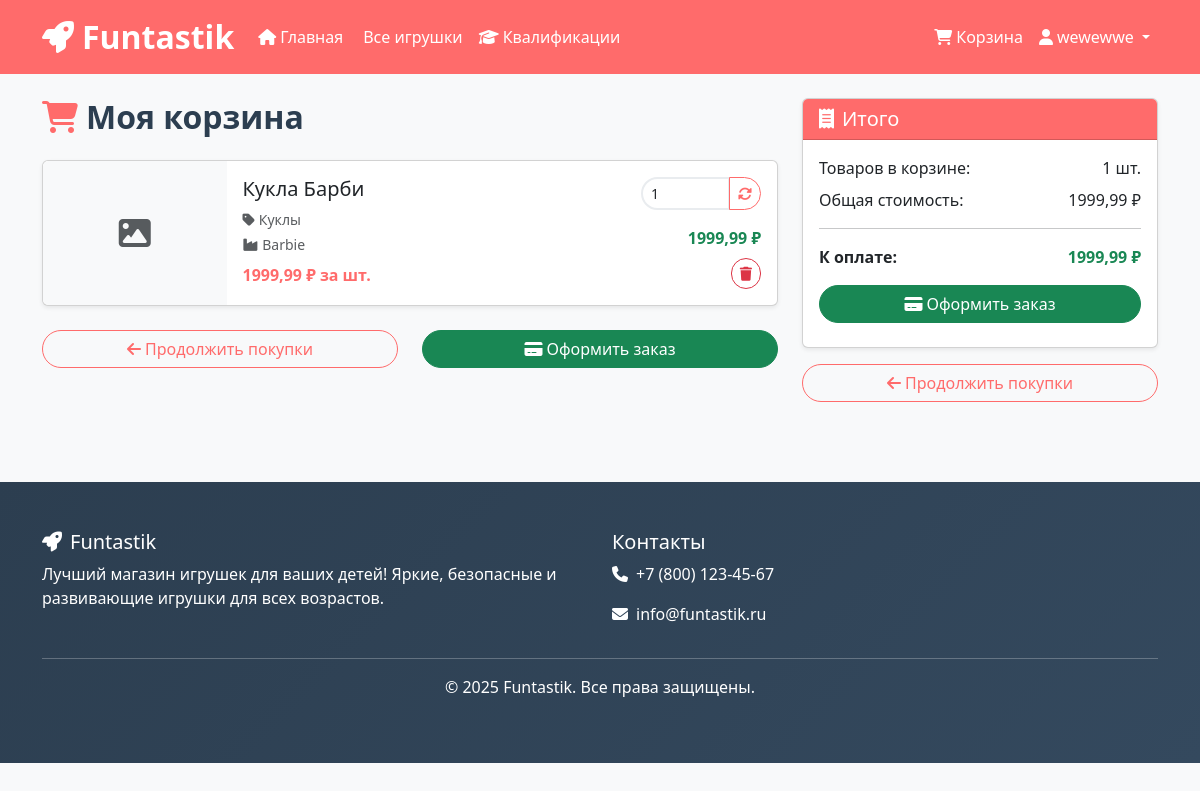
The app's page /cart/ (signed in) with its own data.
### store/models.py (models this page shows, shortened)
class CartItem(models.Model):
    корзина = models.ForeignKey(Cart, on_delete=models.CASCADE, verbose_name="Корзина")
    товар = models.ForeignKey(Product, on_delete=models.CASCADE, verbose_name="Товар")
    количество = models.PositiveIntegerField(verbose_name="Количество")
    добавлен = models.DateTimeField(auto_now_add=True, verbose_name="Дата добавления")
    class Meta:
        verbose_name = "Элемент корзины"
        verbose_name_plural = "Элементы корзины"
        unique_together = ['корзина', 'товар']
    def стоимость_элемента(self):
        return self.товар.цена * self.количество
    стоимость_элемента.short_description = "Стоимость элемента"

class Product(models.Model):
    название = models.CharField(max_length=200, verbose_name="Название товара")
    описание = models.TextField(verbose_name="Описание товара")
    фото_товара = models.ImageField(upload_to='products/', verbose_name="Фото товара", blank=True, null=True)
    цена = models.DecimalField(max_digits=10, decimal_places=2, verbose_name="Цена")
    количество_на_складе = models.IntegerField(verbose_name="Количество на складе")
    категория = models.ForeignKey(Category, on_delete=models.CASCADE, verbose_name="Категория")
    производитель = models.ForeignKey(Manufacturer, on_delete=models.CASCADE, verbose_name="Производитель")
    создан = models.DateTimeField(auto_now_add=True, verbose_name="Дата создания")
    обновлен = models.DateTimeField(auto_now=True, verbose_name="Дата обновления")
    class Meta:
        verbose_name = "Товар"
        verbose_name_plural = "Товары"
        ordering = ['-создан']

class Category(models.Model):
    название = models.CharField(max_length=100, verbose_name="Название категории")
    описание = models.TextField(blank=True, null=True, verbose_name="Описание")
    class Meta:
        verbose_name = "Категория товара"
        verbose_name_plural = "Категории товаров"

class Manufacturer(models.Model):
    название = models.CharField(max_length=100, verbose_name="Название производителя")
    страна = models.CharField(max_length=100, verbose_name="Страна")
    описание = models.TextField(blank=True, null=True, verbose_name="Описание")
    class Meta:
        verbose_name = "Производитель"
        verbose_name_plural = "Производители"

class Cart(models.Model):
    пользователь = models.OneToOneField(User, on_delete=models.CASCADE, verbose_name="Пользователь")
    дата_создания = models.DateTimeField(auto_now_add=True, verbose_name="Дата создания")
    class Meta:
        verbose_name = "Корзина"
        verbose_name_plural = "Корзины"
    def общая_стоимость(self):
        total = Decimal('0.00')
        for item in self.cartitem_set.all():
            total += item.стоимость_элемента()
        return total
    общая_стоимость.short_description = "Общая стоимость"

### store/views.py (the view)
# urls.py: path('cart/', views.cart_view, name='cart'),
@login_required
def cart_view(request):
    cart, created = Cart.objects.get_or_create(пользователь=request.user)
    return render(request, 'store/cart.html', {'cart': cart})

### templates/store/cart.html (shortened to what this page needs)
{% extends 'base.html' %}
{% load static %}
{% block content %}
<div class="container py-4">
    <div class="row">
        <div class="col-lg-8">
            <h2 class="fw-bold mb-4">
                <i class="fas fa-shopping-cart me-2 text-primary"></i>Моя корзина
            </h2>
            {% if cart.cartitem_set.all %}
                <div class="cart-items">
                    {% for item in cart.cartitem_set.all %}
                        <div class="card mb-3 shadow-sm">
                            <div class="row g-0">
                                <div class="col-md-3">
                                    {% if item.товар.фото_товара %}
                                        <img src="{{ item.товар.фото_товара.url }}" class="img-fluid rounded-start h-100"
                                             style="object-fit: cover;" alt="{{ item.товар.название }}">
                                    {% else %}
                                        <div class="bg-light h-100 d-flex align-items-center justify-content-center rounded-start">
                                            <i class="fas fa-image text-muted" style="font-size: 2rem;"></i>
                                        </div>
                                    {% endif %}
                                </div>
                                <div class="col-md-9">
                                    <div class="card-body">
                                        <div class="row">
                                            <div class="col-md-8">
                                                <h5 class="card-title">{{ item.товар.название }}</h5>
                                                <p class="text-muted small mb-1">
                                                    <i class="fas fa-tag me-1"></i>{{ item.товар.категория.название }}
                                                </p>
                                                <p class="text-muted small mb-2">
                                                    <i class="fas fa-industry me-1"></i>{{ item.товар.производитель.название }}
                                                </p>
                                                <p class="text-primary fw-bold mb-0">{{ item.товар.цена }} ₽ за шт.</p>
                                            </div>
                                            <div class="col-md-4 text-end">
                                                <div class="mb-3">
                                                    <form method="post" action="{% url 'update_cart_item' item.id %}" class="d-inline-block">
                                                        <div class="input-group" style="max-width: 120px;">
                                                            <input type="number" class="form-control form-control-sm"
                                                                   name="quantity" value="{{ item.количество }}"
                                                                   min="1" max="{{ item.товар.количество_на_складе }}">
                                                            <button type="submit" class="btn btn-outline-primary btn-sm">
                                                                <i class="fas fa-sync-alt"></i>
                                                            </button>
                                                        </div>
                                                    </form>
                                                </div>
                                                <div class="mb-2">
                                                    <strong class="text-success">{{ item.стоимость_элемента }} ₽</strong>
                                                </div>
                                                <form method="post" action="{% url 'remove_from_cart' item.id %}" class="d-inline-block">
                                                    <button type="submit" class="btn btn-outline-danger btn-sm"
                                                            onclick="return confirm('Удалить товар из корзины?')">
                                                        <i class="fas fa-trash"></i>
                                                    </button>
                                                </form>
                                            </div>
                                        </div>
                                    </div>
                                </div>
                            </div>
                        </div>
                    {% endfor %}
                </div>
                <div class="row mt-4">
                    <div class="col-md-6">
                        <a href="{% url 'product_list' %}" class="btn btn-outline-primary w-100 mb-2">
                            <i class="fas fa-arrow-left me-1"></i>Продолжить покупки
                        </a>
                    </div>
                    <div class="col-md-6">
                        <a href="{% url 'checkout' %}" class="btn btn-success w-100 mb-2">
                            <i class="fas fa-credit-card me-1"></i>Оформить заказ
                        </a>
                    </div>
                </div>
            {% endif %}
        </div>
        {% if cart.cartitem_set.all %}
            <div class="col-lg-4">
                <div class="card shadow-sm">
                    <div class="card-header bg-primary text-white">
                        <h5 class="mb-0"><i class="fas fa-receipt me-2"></i>Итого</h5>
                    </div>
                    <div class="card-body">
                        <div class="d-flex justify-content-between mb-2">
                            <span>Товаров в корзине:</span>
                            <span>{{ cart.cartitem_set.count }} шт.</span>
                        </div>
                        <div class="d-flex justify-content-between mb-3">
                            <span>Общая стоимость:</span>
                            <span>{{ cart.общая_стоимость }} ₽</span>
                        </div>
                        <hr>
                        <div class="d-flex justify-content-between mb-3">
                            <strong>К оплате:</strong>
                            <strong class="text-success">{{ cart.общая_стоимость }} ₽</strong>
                        </div>
                        <a href="{% url 'checkout' %}" class="btn btn-success w-100 mb-2">
                            <i class="fas fa-credit-card me-1"></i>Оформить заказ
                        </a>
                    </div>
                </div>
                <div class="mt-3">
                    <a href="{% url 'product_list' %}" class="btn btn-outline-primary w-100 mb-2">
                        <i class="fas fa-arrow-left me-1"></i>Продолжить покупки
                    </a>
                </div>
            </div>
        {% endif %}
    </div>
</div>
{% endblock %}

### templates/base.html (shortened to what this page needs)
{% load static %}
<!DOCTYPE html>
<html lang="ru">
<head>
    <link href="https://cdn.jsdelivr.net/npm/bootstrap@5.3.0/dist/css/bootstrap.min.css" rel="stylesheet">
    <link href="https://cdnjs.cloudflare.com/ajax/libs/font-awesome/6.4.0/css/all.min.css" rel="stylesheet">
    <link href="{% static 'css/style.css' %}" rel="stylesheet">
</head>
<body>
    <nav class="navbar navbar-expand-lg navbar-light bg-primary">
        <div class="container">
            <a class="navbar-brand text-white fw-bold fs-2" href="{% url 'index' %}">
                <i class="fas fa-rocket me-2"></i>Funtastik
            </a>
            <div class="collapse navbar-collapse" id="navbarNav">
                <ul class="navbar-nav me-auto">
                    <li class="nav-item">
                        <a class="nav-link text-white" href="{% url 'index' %}">
                            <i class="fas fa-home me-1"></i>Главная
                        </a>
                    </li>
                    <li class="nav-item">
                        <a class="nav-link text-white" href="{% url 'product_list' %}">
                            Все игрушки
                        </a>
                    </li>
                    <li class="nav-item">
                        <a class="nav-link text-white" href="{% url 'spec_list' %}">
                            <i class="fas fa-graduation-cap me-1"></i>Квалификации
                        </a>
                    </li>
                </ul>
                <ul class="navbar-nav">
                    {% if user.is_authenticated %}
                        <li class="nav-item">
                            <a class="nav-link text-white" href="{% url 'cart' %}">
                                <i class="fas fa-shopping-cart me-1"></i>Корзина
                            </a>
                        </li>
                        <li class="nav-item dropdown">
                            <a class="nav-link dropdown-toggle text-white" href="#" role="button" data-bs-toggle="dropdown">
                                <i class="fas fa-user me-1"></i>{{ user.username }}
                            </a>
                        </li>
                    {% endif %}
                </ul>
            </div>
        </div>
    </nav>
    <main>
        {% block content %}
        {% endblock %}
    </main>
    <footer class="bg-dark text-white mt-5 py-5">
        <div class="container">
            <div class="row">
                <div class="col-md-6">
                    <h5><i class="fas fa-rocket me-2"></i>Funtastik</h5>
                    <p>Лучший магазин игрушек для ваших детей! Яркие, безопасные и развивающие игрушки для всех возрастов.</p>
                </div>
                <div class="col-md-6">
                    <h5>Контакты</h5>
                    <p><i class="fas fa-phone me-2"></i>+7 (800) 123-45-67</p>
                    <p><i class="fas fa-envelope me-2"></i>info@funtastik.ru</p>
                </div>
            </div>
            <hr>
            <div class="text-center">
                <p>&copy; 2025 Funtastik. Все права защищены.</p>
            </div>
        </div>
    </footer>
</body>
</html>

### static/css/style.css (style rules this page uses)
:root { --primary-color: #ff6b6b; --secondary-color: #4ecdc4; --accent-color: #45b7d1; --warning-color: #f9ca24; --success-color: #6c5ce7; --light-bg: #f8f9fa; --dark-text: #2c3e50; }
body { font-family: 'Segoe UI', Tahoma, Geneva, Verdana, sans-serif; background-color: var(--light-bg); color: var(--dark-text); }
.bg-primary { background-color: var(--primary-color) !important; }
.text-primary { color: var(--primary-color) !important; }
.btn-outline-primary { color: var(--primary-color); border-color: var(--primary-color); }
.navbar-brand { transition: transform 0.3s ease; }
.btn { border-radius: 25px; transition: all 0.3s ease; }
.form-control { border-radius: 10px; border: 2px solid #e9ecef; transition: border-color 0.3s ease; }
.cart-items .card { transition: transform 0.3s ease; }
footer { background: linear-gradient(135deg, #2c3e50 0%, #34495e 100%); }
.input-group .btn { border-radius: 0 25px 25px 0; }
.input-group .form-control { border-radius: 25px 0 0 25px; }

### records on screen
CartItem: товар.название "Кукла Барби", товар.категория.название "Куклы", товар.производитель.название "Barbie", товар.цена "1999,99", quantity "1", стоимость_элемента "1999,99"
Cart: cartitem_set.count "1", общая_стоимость "1999,99"

### other values on screen
{{ user.username }} "wewewwe"
